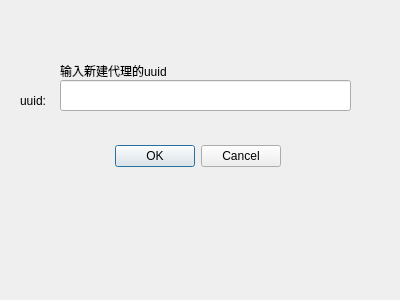
<?xml version="1.0" encoding="UTF-8"?>
<ui version="4.0">
 <class>NewProxy</class>
 <widget class="QDialog" name="NewProxy">
  <property name="geometry">
   <rect>
    <x>0</x>
    <y>0</y>
    <width>400</width>
    <height>300</height>
   </rect>
  </property>
  <property name="windowTitle">
   <string>Dialog</string>
  </property>
  <widget class="QDialogButtonBox" name="buttonBox">
   <property name="geometry">
    <rect>
     <x>-60</x>
     <y>140</y>
     <width>341</width>
     <height>32</height>
    </rect>
   </property>
   <property name="orientation">
    <enum>Qt::Horizontal</enum>
   </property>
   <property name="standardButtons">
    <set>QDialogButtonBox::Cancel|QDialogButtonBox::Ok</set>
   </property>
  </widget>
  <widget class="QLabel" name="label_newproxy">
   <property name="geometry">
    <rect>
     <x>60</x>
     <y>60</y>
     <width>301</width>
     <height>21</height>
    </rect>
   </property>
   <property name="text">
    <string>输入新建代理的uuid</string>
   </property>
  </widget>
  <widget class="QLabel" name="label_newproxyuuid">
   <property name="geometry">
    <rect>
     <x>20</x>
     <y>90</y>
     <width>41</width>
     <height>21</height>
    </rect>
   </property>
   <property name="text">
    <string>uuid:</string>
   </property>
  </widget>
  <widget class="QLineEdit" name="input_proxynewverify">
   <property name="geometry">
    <rect>
     <x>60</x>
     <y>80</y>
     <width>291</width>
     <height>31</height>
    </rect>
   </property>
  </widget>
 </widget>
 <resources/>
 <connections>
  <connection>
   <sender>buttonBox</sender>
   <signal>accepted()</signal>
   <receiver>NewProxy</receiver>
   <slot>accept()</slot>
   <hints>
    <hint type="sourcelabel">
     <x>248</x>
     <y>254</y>
    </hint>
    <hint type="destinationlabel">
     <x>157</x>
     <y>274</y>
    </hint>
   </hints>
  </connection>
  <connection>
   <sender>buttonBox</sender>
   <signal>rejected()</signal>
   <receiver>NewProxy</receiver>
   <slot>reject()</slot>
   <hints>
    <hint type="sourcelabel">
     <x>316</x>
     <y>260</y>
    </hint>
    <hint type="destinationlabel">
     <x>286</x>
     <y>274</y>
    </hint>
   </hints>
  </connection>
 </connections>
</ui>
